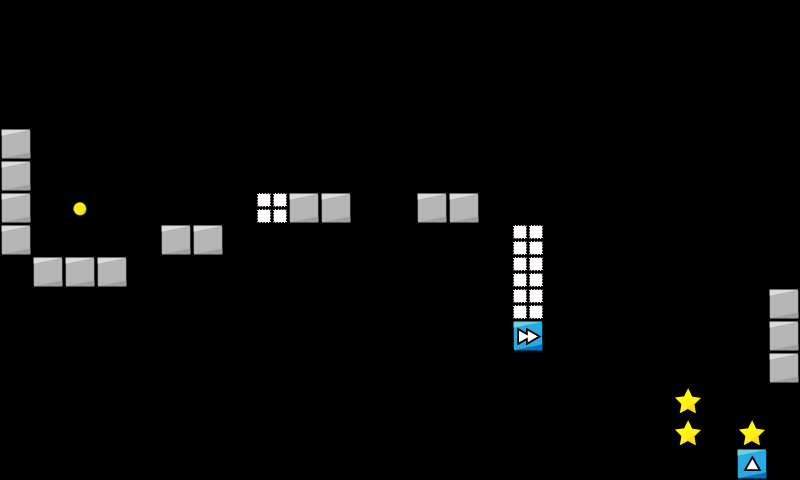

Below is a game level as drawn by its tile map, then a one-line description and the .tmx that defines it (tile-layer data replaced by summaries):
An orthogonal 25x15 tile map with 32x32 px tiles, 1 tile layer (map).

<map version="1.2" tiledversion="1.2.4" orientation="orthogonal" renderorder="right-down" width="25" height="15" tilewidth="32" tileheight="32" infinite="0" nextlayerid="2" nextobjectid="1">
 <tileset firstgid="1" name="map_tiles" tilewidth="32" tileheight="32" tilecount="225" columns="15">
  <image source="../../img/map_tiles.png" width="480" height="480" />
 </tileset>
 <layer id="1" name="map" width="25" height="15">
  <data>[375 cells, 26 non-empty, 6 distinct tile ids]</data>
 </layer>
</map>
